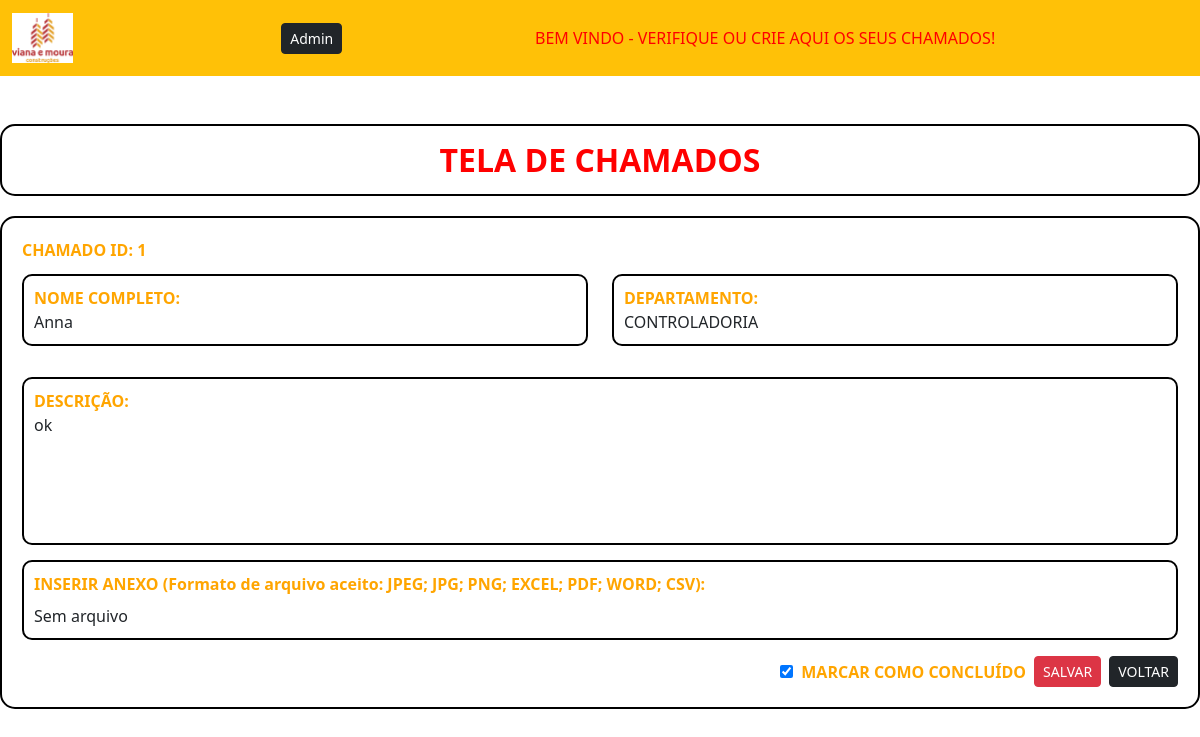
The page /admin-chamados/1/ (signed in) on the database its author committed.
### chamados/suporte/models.py (models this page shows, shortened)
class Documentos(models.Model):
    usuario = models.ForeignKey(User, on_delete=models.CASCADE, null=True, blank=True)
    titulo = models.CharField(max_length=100, blank=False, null=False)
    descricao = models.TextField()
    data_de_criacao = models.DateTimeField(auto_now_add=True)
    departamento = models.CharField(max_length=45, blank=True, null=True)
    arquivo = models.FileField(upload_to="Documentos/", blank=True, null=True)
    atualizado_pela_ultima_vez = models.DateTimeField(auto_now=True)
    status = models.CharField(max_length=20, choices=STATUS_CHOICE, default="aberto")

### chamados/suporte/views.py (the view, shortened to what this page needs)
# urls.py: path("admin-chamados/<int:pk>/", views.admin_detalhe_chamado, name="admin_detalhe_chamado"),
@staff_member_required
def admin_detalhe_chamado(request, pk):
    doc = get_object_or_404(Documentos, pk=pk)
    return render(request, "usuarios/admin_detalhe.html", {"doc": doc})

### chamados/suporte/templates/usuarios/admin_detalhe.html (shortened to what this page needs)
{% extends 'usuarios/base.html' %}
{% block conteudo %}
{% load static %}
    <div class="box-titulo">
      <h2 style="color:red; font-weight:bold; margin:0;">
        TELA DE CHAMADOS
      </h2>
    </div>
    <div class="box-form">
      <div style="text-align:left; color:orange; font-weight:bold; margin-bottom:12px;">
        CHAMADO ID: {{ doc.pk }}
      </div>
      <div class="row mb-3">
        <div class="col-md-6">
          <div class="box-campo">
            <label style="color:orange; font-weight:bold;">NOME COMPLETO:</label>
            <div>
              {% if doc.usuario %}
                {{ doc.usuario.get_full_name|default:doc.usuario.username }}
              {% else %}
                Sem usuário
              {% endif %}
            </div>
          </div>
        </div>
        <div class="col-md-6">
          <div class="box-campo">
            <label style="color:orange; font-weight:bold;">DEPARTAMENTO:</label>
            <div>{{ doc.departamento }}</div>
          </div>
        </div>
      </div>
      <div class="box-campo">
        <label style="color:orange; font-weight:bold;">DESCRIÇÃO:</label>
        <div style="min-height:120px; white-space:pre-wrap;">{{ doc.descricao }}</div>
      </div>
      <div class="box-campo">
        <label style="color:orange; font-weight:bold;">
          INSERIR ANEXO (Formato de arquivo aceito: JPEG; JPG; PNG; EXCEL; PDF; WORD; CSV):
        </label>
        <div class="d-flex align-items-center justify-content-between flex-wrap gap-2 mt-2">
          <div>
            {% if doc.arquivo %}
              <a href="{{ doc.arquivo.url }}" target="_blank" style="font-weight:bold; color:orange; text-decoration:none;">
                ABRIR ARQUIVO
              </a>
            {% else %}
              <span>Sem arquivo</span>
            {% endif %}
          </div>
        </div>
      </div>
      <form method="post" class="mt-3">
        <div class="d-flex justify-content-end align-items-center gap-2">
          <input
            type="checkbox"
            id="concluido"
            name="marcar_concluido"
            {% if doc.status == "concluído" %}checked{% endif %}
          >
          <label for="concluido" style="color:orange; font-weight:bold; margin:0;">
            MARCAR COMO CONCLUÍDO
          </label>
          <button class="btn btn-danger btn-sm" type="submit">
            SALVAR
          </button>
          <a class="btn btn-dark btn-sm" href="{% url 'admin_chamados' %}">
            VOLTAR
          </a>
      </form>
    </div>
{% endblock %}

### chamados/css/style.css (style rules this page uses)
.box-titulo { border: 2px solid black; border-radius: 15px; padding: 15px; text-align: center; margin-bottom: 20px; }
.box-form { border: 2px solid black; border-radius: 15px; padding: 20px; }
.box-campo { border: 2px solid black; border-radius: 10px; padding: 10px; margin-bottom: 15px; }

### rows shown on the page
Documentos: pk "1", usuario.get_full_name "Anna", departamento "CONTROLADORIA", descricao "ok", status "☑"
